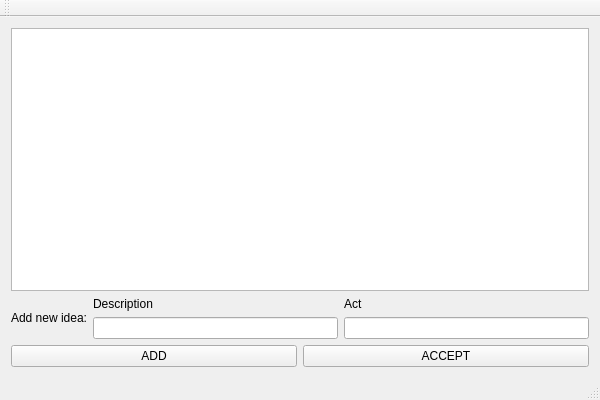
<?xml version="1.0" encoding="UTF-8"?>
<ui version="4.0">
 <class>ScreenwritingClass</class>
 <widget class="QMainWindow" name="ScreenwritingClass">
  <property name="geometry">
   <rect>
    <x>0</x>
    <y>0</y>
    <width>600</width>
    <height>400</height>
   </rect>
  </property>
  <property name="windowTitle">
   <string>Screenwriting</string>
  </property>
  <widget class="QWidget" name="centralWidget">
   <layout class="QVBoxLayout" name="verticalLayout_3">
    <item>
     <widget class="QListWidget" name="listWidget"/>
    </item>
    <item>
     <layout class="QHBoxLayout" name="horizontalLayout">
      <item>
       <widget class="QLabel" name="label">
        <property name="text">
         <string>Add new idea:</string>
        </property>
       </widget>
      </item>
      <item>
       <layout class="QVBoxLayout" name="verticalLayout">
        <item>
         <widget class="QLabel" name="label_2">
          <property name="text">
           <string>Description</string>
          </property>
         </widget>
        </item>
        <item>
         <widget class="QLineEdit" name="descriptionLE"/>
        </item>
       </layout>
      </item>
      <item>
       <layout class="QVBoxLayout" name="verticalLayout_2">
        <item>
         <widget class="QLabel" name="label_3">
          <property name="text">
           <string>Act</string>
          </property>
         </widget>
        </item>
        <item>
         <widget class="QLineEdit" name="actLE"/>
        </item>
       </layout>
      </item>
     </layout>
    </item>
    <item>
     <layout class="QHBoxLayout" name="horizontalLayout_2">
      <item>
       <widget class="QPushButton" name="addBtn">
        <property name="text">
         <string>ADD</string>
        </property>
       </widget>
      </item>
      <item>
       <widget class="QPushButton" name="acceptBtn">
        <property name="text">
         <string>ACCEPT</string>
        </property>
       </widget>
      </item>
     </layout>
    </item>
   </layout>
  </widget>
  <widget class="QMenuBar" name="menuBar">
   <property name="geometry">
    <rect>
     <x>0</x>
     <y>0</y>
     <width>600</width>
     <height>21</height>
    </rect>
   </property>
  </widget>
  <widget class="QToolBar" name="mainToolBar">
   <attribute name="toolBarArea">
    <enum>TopToolBarArea</enum>
   </attribute>
   <attribute name="toolBarBreak">
    <bool>false</bool>
   </attribute>
  </widget>
  <widget class="QStatusBar" name="statusBar"/>
 </widget>
 <layoutdefault spacing="6" margin="11"/>
 <resources>
  <include location="screenwriting.qrc"/>
 </resources>
 <connections/>
</ui>
